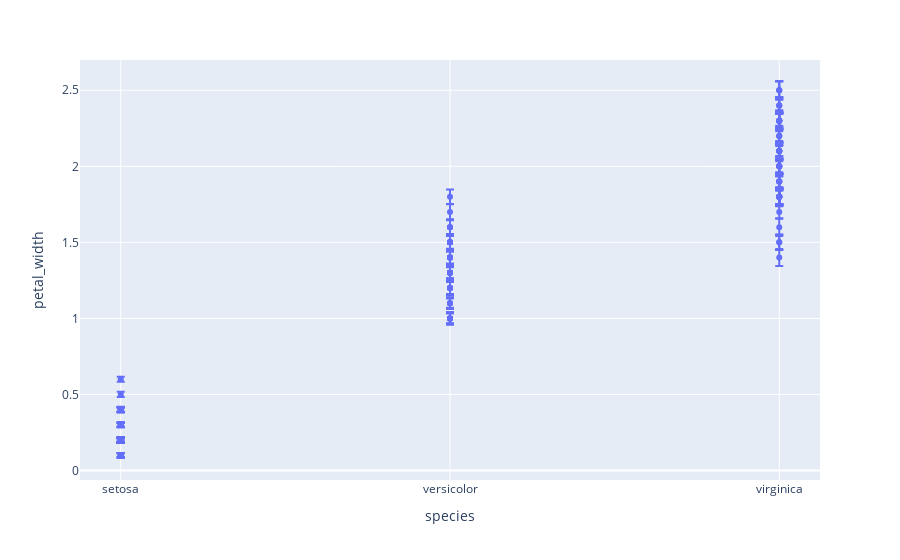

Notebook code cell kept with this figure:
### Code cell
import plotly.express as px 
  
#Using the iris dataset
df = px.data.iris() 
  
#Calculating the error field
df["error"] = df["petal_length"]/100
  
#Plotting the scatter chart
fig = px.scatter(df, x = "species", y ="petal_width", error_x = "error", error_y = "error") 
  
#Showing the plot
fig.show()

### Figure 1 — Plotly figure (JSON) as saved in the notebook; plotly's stock layout.template omitted (floating-point values rounded to 4 significant figures; data arrays with more than 128 entries replaced by an {"elided": "..."} marker saying what was removed)
{"data": [{"error_x": {"array": {"elided": "150 float values"}}, "error_y": {"array": {"elided": "150 float values"}}, "hovertemplate": "species=%{x}<br>petal_width=%{y}<extra></extra>", "legendgroup": "", "marker": {"color": "#636efa", "symbol": "circle"}, "mode": "markers", "name": "", "orientation": "v", "showlegend": false, "type": "scatter", "x": {"elided": "150 str values"}, "xaxis": "x", "y": {"elided": "150 float values"}, "yaxis": "y"}], "layout": {"legend": {"tracegroupgap": 0}, "margin": {"t": 60}, "xaxis": {"anchor": "y", "domain": [0, 1], "title": {"text": "species"}}, "yaxis": {"anchor": "x", "domain": [0, 1], "title": {"text": "petal_width"}}}}
